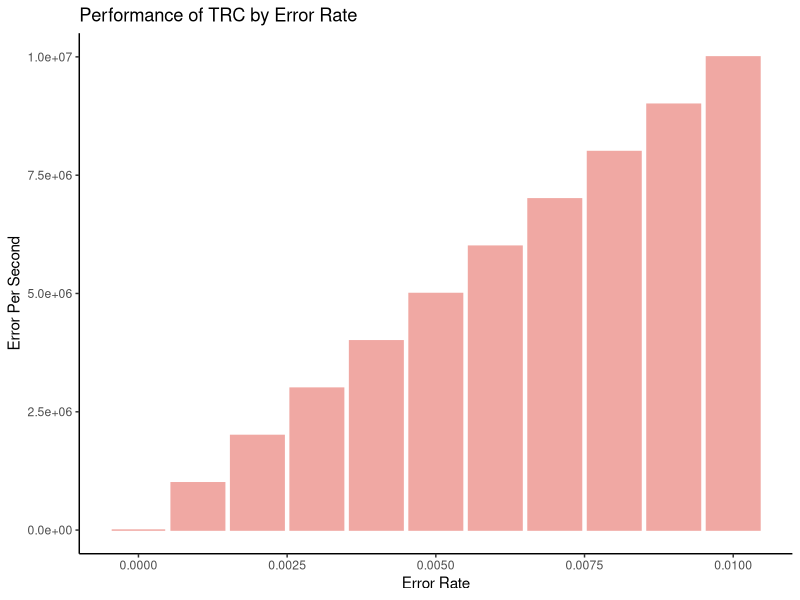
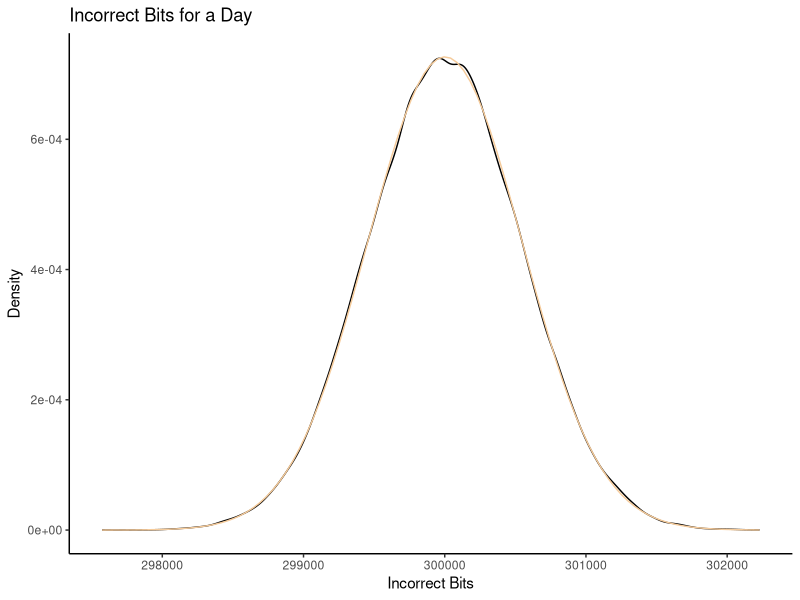

The R source for these figures, in order: (Note: this script raises an error after producing the figures.)
## ---- chunk 1
knitr::opts_chunk$set(comment = "")
knitr::opts_chunk$set(message = FALSE)
knitr::opts_chunk$set(warning = FALSE)
## ---- chunk 2
library(tidyverse)
graces_bomb_theme <-  theme(panel.background = element_rect(fill = "grey70"))+
  theme(text=element_text(family = "Palatino"))
## ---- chunk 3
a <- seq(0, .01, by = .001)
ErrorsPerSec <- 10^9 * a

ggplot(NULL, aes(x = a, y = ErrorsPerSec)) +
  geom_bar(stat = "identity", color = "#F0A8A3", fill = "#F0A8A3") +
  theme_classic() +
  labs(title = "Performance of TRC by Error Rate", x = "Error Rate", y = "Error Per Second")

10^9 * .0001
print("The inital error needs to be reduced to .0001")
## ---- chunk 4
prob <- rbinom(86400,10^9,.0003) %>%
  as.data.frame()

M <- mean(prob$.)
S <- sd(prob$.)

prob <- prob %>% mutate(normtestcats = case_when(. <= M - 2*S ~ "C1",
                                                 . <= M - 1*S & . > M - 2*S ~ "C2",
                                                 . <= M - 0*S & . > M - 1*S ~ "C3",
                                                 . <= M + 1*S & . > M - 0*S ~ "C4",
                                                 . <= M + 2*S & . > M + 1*S ~ "C5",
                                                 . >  M + 2*S ~ "C6"))
x <- prob$.
x.q <- quantile(prob$.)

ggplot(prob, aes(x = .)) + 
  geom_density() +
  stat_function(fun = dnorm, args = list(M, S), color = "#F5CB9B") +
  theme_classic() +
  labs(title = "Incorrect Bits for a Day", y = "Density", x = "Incorrect Bits")

ggplot(NULL, aes(x = x)) + 
  geom_step(stat = "ecdf") +
  stat_function(fun = pnorm, args = list(M, S), color = "#E0CDED") +
  theme_classic() +
  labs(title = "Incorrect Bits for a Day", y = "Fn(X)", x = "Incorrect Bits") +
  geom_vline(aes(xintercept=x.q),linetype = "dashed")

ggplot(prob, aes(sample = .)) + 
  stat_qq() +
  stat_qq_line(color = "#BACCE6") +
  theme_classic() +
  labs(title = "Incorrect Bits for a Day", x = "Theoretical", y = "Sample")
## ---- chunk 5
observed <- table(prob$normtestcats)

probs <- c(pnorm(-2), 
           pnorm(-1) - pnorm(-2), 
           pnorm(0) - pnorm(-1), 
           pnorm(1) - pnorm(0), 
           pnorm(2) - pnorm(1), 
           pnorm(2, lower.tail=F))

expected <- probs * sum(observed)

testStat <- sum((observed - expected)^2 / expected)
DF <- length(observed) - 3
pvalue <- pchisq(testStat, DF, lower.tail = FALSE)

print(testStat)
print(pvalue)
